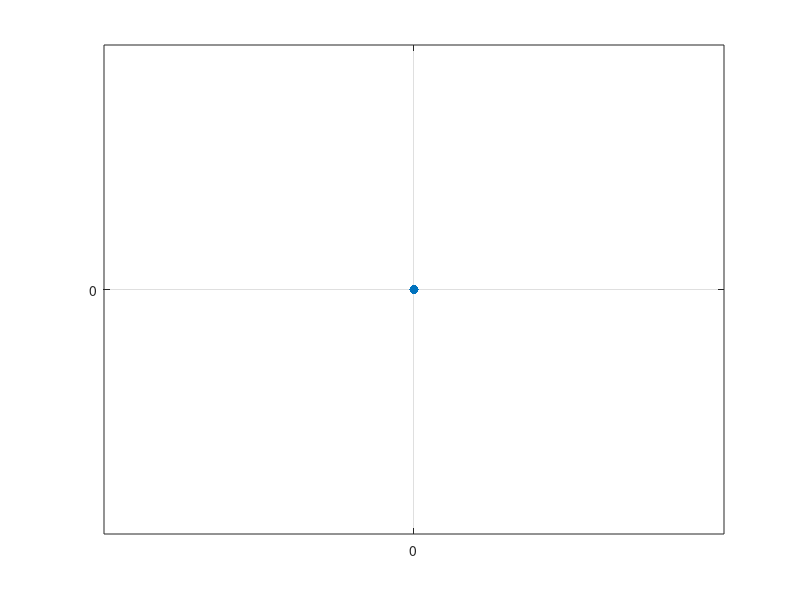

This chart was generated by the following MATLAB code: (Note: this script raises an error after producing the figure.)
close all;
clear all;

P1=[0;0;0;1]
plot (P1(1), P1(1),'.', 'MarkerSize', 20);
grid on; 
hold on;
axis square equal;

M_1_2 = tra_x(2) * rot_z(pi/4);

P2  = M_1_2 * P1;
plot (P2(1), P2(2),'r.', 'MarkerSize', 20);

M_2_3 = tra_x(4)
P4  =  M_1_2 * M_2_3 * P1
plot (P4(1), P4(2),'y.', 'MarkerSize', 20);